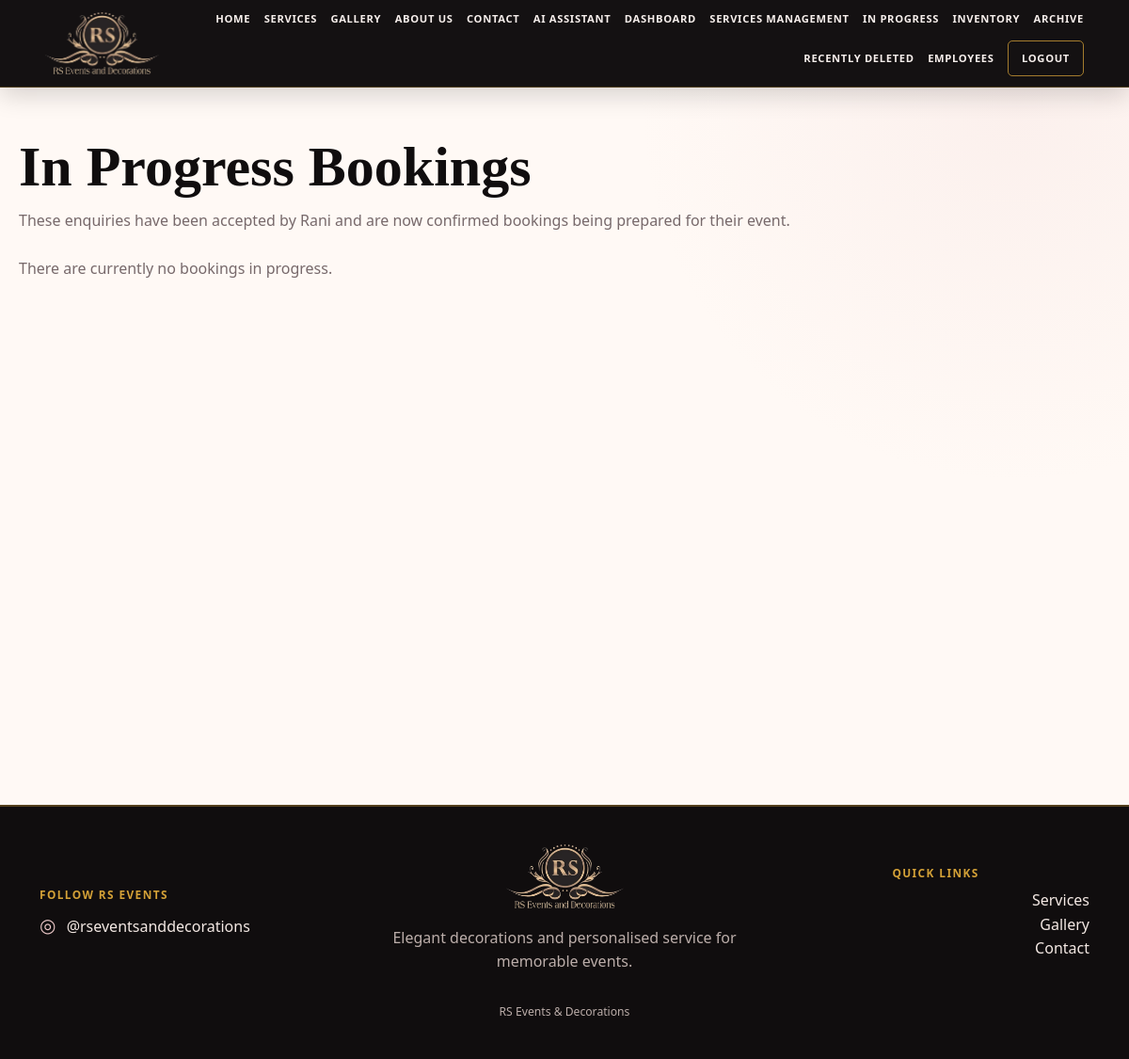
Before: /in-progress (signed in) with the older database file.
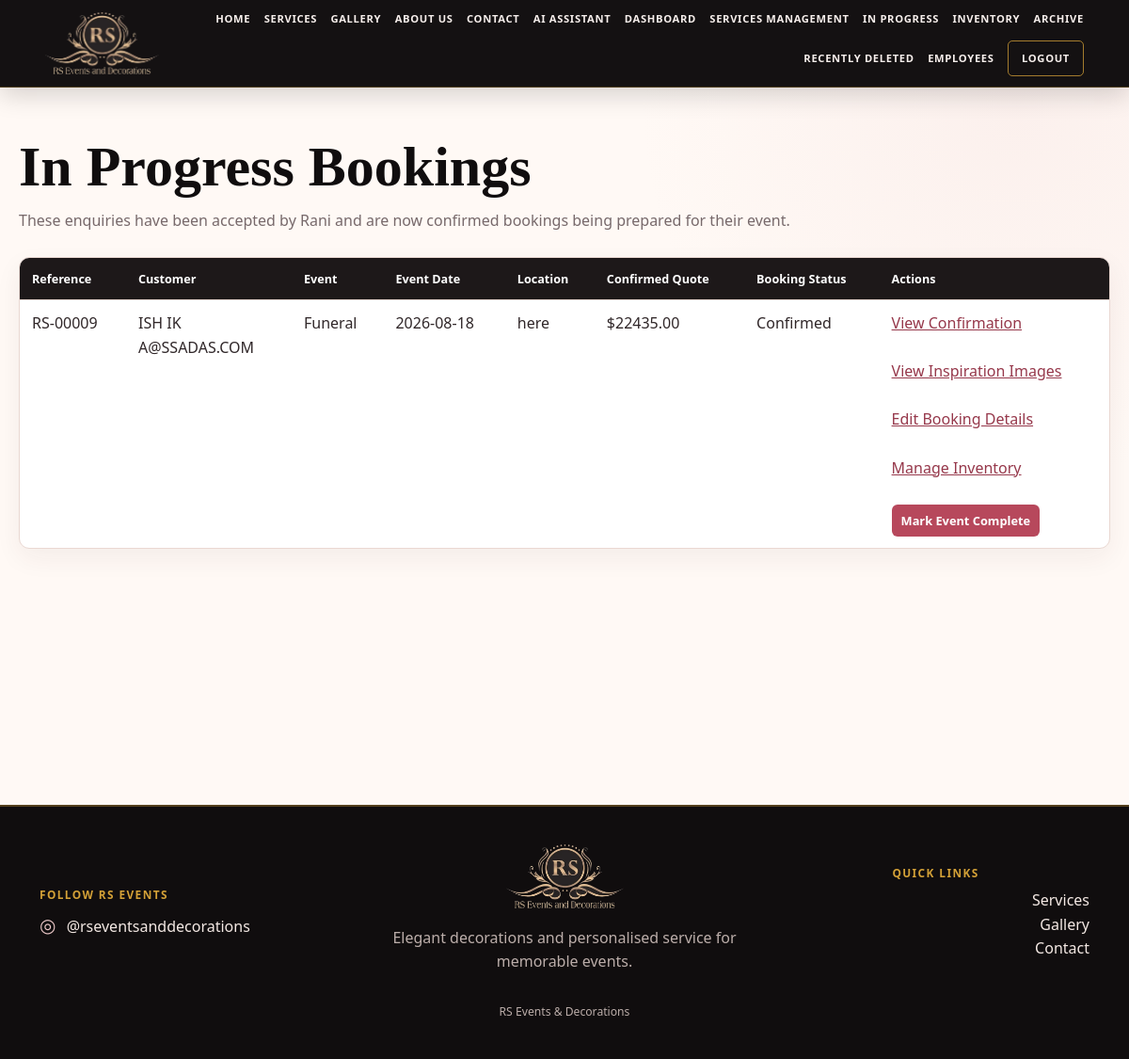
After: the same page with the newer database file.
### tables this page shows
CREATE TABLE Bookings (

    BookingID INTEGER PRIMARY KEY AUTOINCREMENT,

    EnquiryID INTEGER NOT NULL,

    BookingDate TEXT,

    EventDate TEXT NOT NULL,

    BookingStatus TEXT DEFAULT 'Confirmed',

    TotalPrice REAL,

    FOREIGN KEY (EnquiryID) REFERENCES Enquiries(EnquiryID)

);

CREATE TABLE Enquiries (

    EnquiryID INTEGER PRIMARY KEY AUTOINCREMENT,

    CustomerID INTEGER NOT NULL,

    EventType TEXT NOT NULL,

    EventDate TEXT NOT NULL,

    GuestCount INTEGER,

    Budget REAL,

    Message TEXT,

    Status TEXT DEFAULT 'Pending',

    DateSubmitted TEXT, CreatedAt TEXT, UpdatedAt TEXT, DeletedAt TEXT, ReferenceCode TEXT, EventLocation TEXT, Requirements TEXT, AdditionalInformation TEXT,

    FOREIGN KEY (CustomerID) REFERENCES Customers(CustomerID)

);

CREATE TABLE Customers (

            CustomerID INTEGER PRIMARY KEY AUTOINCREMENT,

            FirstName TEXT NOT NULL,

            LastName TEXT NOT NULL,

            Email TEXT NOT NULL,

            Phone TEXT

        );

### app.py (the view)
@app.route("/in-progress")
@login_required
def in_progress():
    bookings = get_in_progress_bookings()
    return render_template(
        "in_progress.html",
        bookings=bookings,
        role=session.get("role")
    )

### app.py (called while the page is built)
def login_required(route_function):
    @wraps(route_function)
    def protected_route(*args, **kwargs):
        if session.get("logged_in") is not True:
            return redirect(url_for("login"))
        return route_function(*args, **kwargs)
    return protected_route

### database.py (called while the page is built)
def get_connection():
    connection = sqlite3.connect(DATABASE)
    connection.row_factory = sqlite3.Row
    connection.execute(
        "PRAGMA foreign_keys = ON"
    )
    return connection

### templates/in_progress.html (shortened to what this page needs)
{% extends "base.html" %}
{% block content %}
<h1>In Progress Bookings</h1>
<p>
    These enquiries have been accepted by Rani and are now confirmed
    bookings being prepared for their event.
</p>
{% if bookings %}
<table>
    <thead>
        <tr>
            <th>Reference</th>
            <th>Customer</th>
            <th>Event</th>
            <th>Event Date</th>
            <th>Location</th>
            <th>Confirmed Quote</th>
            <th>Booking Status</th>
            <th>Actions</th>
        </tr>
    </thead>
    <tbody>
        {% for booking in bookings %}
        <tr>
            <td>
                {{ booking["ReferenceCode"] }}
            </td>
            <td>
                {{ booking["FirstName"] }}
                {{ booking["LastName"] }}
                <br>
                {{ booking["Email"] }}
            </td>
            <td>
                {{ booking["EventType"] }}
            </td>
            <td>
                {{ booking["EventDate"] }}
            </td>
            <td>
                {{ booking["EventLocation"] or "Not provided" }}
            </td>
            <td>
                ${{ "%.2f"|format(booking["TotalPrice"] or 0) }}
            </td>
            <td>
                {{ booking["BookingStatus"] }}
            </td>
            <td>
                <a href="{{ url_for(
                    'booking_confirmation',
                    booking_id=booking['BookingID']
                ) }}">
                    View Confirmation
                </a>
                <br><br>
                <a href="{{ url_for(
                    'enquiry_inspiration',
                    enquiry_id=booking['EnquiryID']
                ) }}">
                    View Inspiration Images
                </a>
                {% if role == "admin" %}
                    <br><br>
                    <a href="{{ url_for(
                        'edit_enquiry',
                        enquiry_id=booking['EnquiryID']
                    ) }}">
                        Edit Booking Details
                    </a>
                    <br><br>
                    <a href="{{ url_for(
                        'allocate_enquiry_inventory',
                        enquiry_id=booking['EnquiryID']
                    ) }}">
                        Manage Inventory
                    </a>
                    <br><br>
                    <form
                        method="POST"
                        action="{{ url_for(
                            'complete_enquiry',
                            enquiry_id=booking['EnquiryID']
                        ) }}"
                        onsubmit="return confirm(
                            'Mark this event as completed and move it to the Archive?'
                        );"
                    >
                        <button type="submit">
                            Mark Event Complete
                        </button>
                    </form>
                {% endif %}
            </td>
        </tr>
        {% endfor %}
    </tbody>
</table>
{% else %}
<p>
    There are currently no bookings in progress.
</p>
{% endif %}
{% endblock %}

Changed rows visible on the page:
added Bookings: ReferenceCode "RS-00009", FirstName "ISH", LastName "IK", Email "A@SSADAS.COM", EventType "Funeral", EventDate "2026-08-18", EventLocation "here", TotalPrice "22435.00", BookingStatus "Confirmed"
Other visible differences:
text no longer shown: "There are currently no bookings in progress."
text now shown: "Reference Customer Event Event Date Location Confirmed Quote Booking Status Actions"
